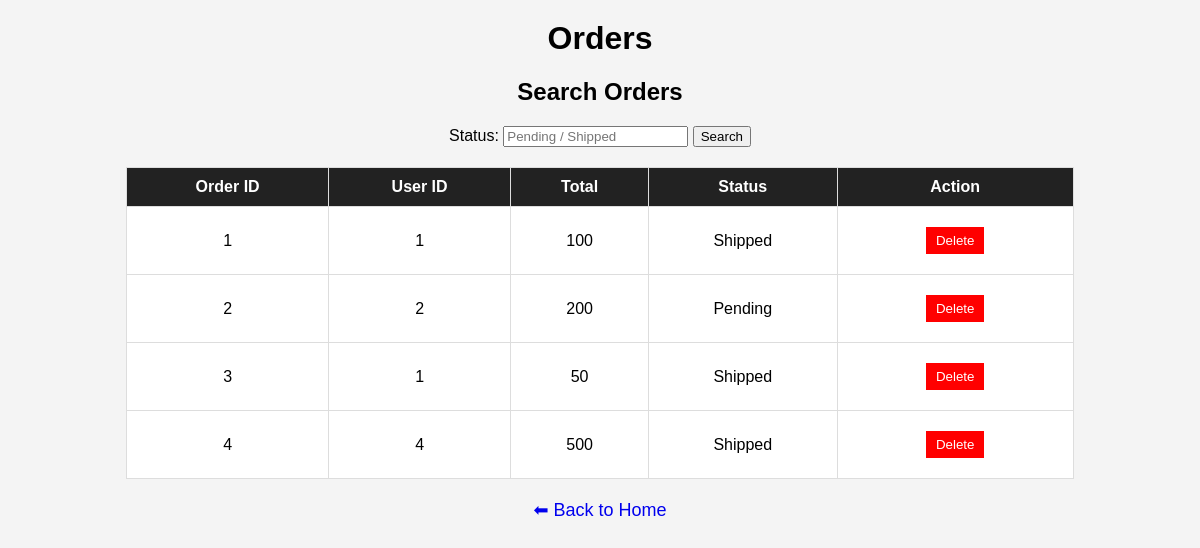
The page /show_orders on the database its author committed.
### tables this page shows
CREATE TABLE orders (
    id INTEGER,
    user_id INTEGER,
    total INTEGER,
    status TEXT
);

### app.py (the view)
@app.route("/show_orders")
def show_order():
    orders = show_orders()
    return render_template("orders.html", orders=orders)

### main.py (called while the page is built)
def show_orders():
    cursor.execute("SELECT id, user_id, total, status FROM orders")
    return cursor.fetchall()

### templates/orders.html (shortened to what this page needs)
<!DOCTYPE html>
<html>
<head>
</head>
<body>
<h1>Orders</h1>
<h2>Search Orders</h2>
<form action="/search_orders" method="get">
    Status: <input type="text" name="status" placeholder="Pending / Shipped">
    <button type="submit">Search</button>
</form>
<table>
    <tr>
        <th>Order ID</th>
        <th>User ID</th>
        <th>Total</th>
        <th>Status</th>
        <th>Action</th>
    </tr>
    {% for order in orders %}
    <tr>
        <td>{{ order[0] }}</td>
        <td>{{ order[1] }}</td>
        <td>{{ order[2] }}</td>
        <td>{{ order[3] }}</td>
        <td>
            <form action="/delete_order" method="post">
                <button class="btn delete">Delete</button>
            </form>
        </td>
    </tr>
    {% endfor %}
</table>
<a href="/">⬅ Back to Home</a>
</body>
</html>

### templates/orders.html (style rules this page uses)
body { font-family: Arial; background-color: #f4f4f4; text-align: center; }
h1 { margin-top: 20px; }
table { margin: 20px auto; border-collapse: collapse; width: 80%; background: white; }
th, td { padding: 10px; border: 1px solid #ddd; }
th { background-color: #222; color: white; }
.btn { padding: 6px 10px; border: none; color: white; cursor: pointer; }
.delete { background-color: red; }
a { display: block; margin-top: 20px; font-size: 18px; text-decoration: none; }
form { margin: 10px; }

### rows shown on the page
orders: id "1", user "1", total "100", status "Shipped"
orders: id "2", user "2", total "200", status "Pending"
orders: id "3", user "1", total "50", status "Shipped"
orders: id "4", user "4", total "500", status "Shipped"
